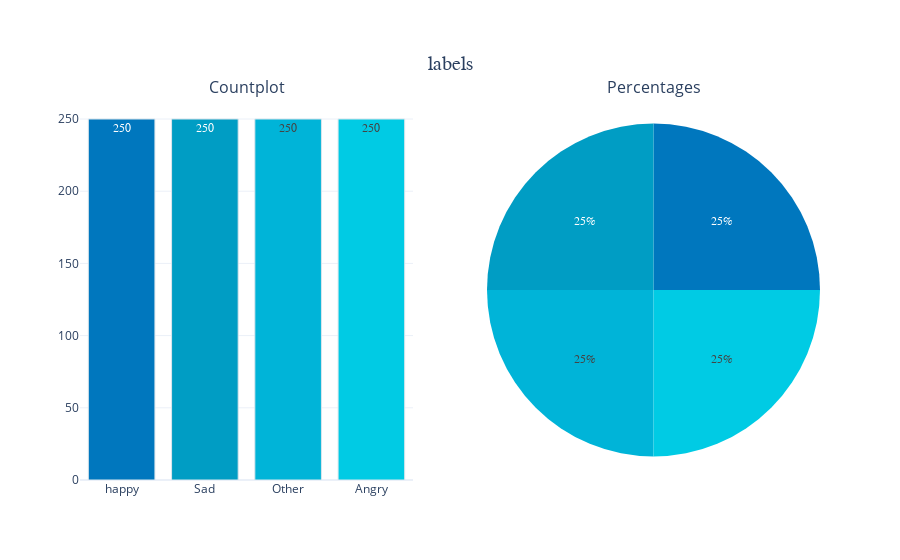

Notebook code for this chart:
### Markdown cell above
<a id="3.6"></a>
### <b>3.6 <span style='color:#B21010'>||</span> Visualize Each Class in the dataset</b>

### Code cell
def cat_summary_with_graph(dataframe, col_name):
    fig = make_subplots(rows=1, cols=2,
                        subplot_titles=('Countplot', 'Percentages'),
                        specs=[[{"type": "xy"}, {'type': 'domain'}]])

    fig.add_trace(go.Bar(y=dataframe[col_name].value_counts().values.tolist(),
                         x=[str(i) for i in dataframe[col_name].value_counts().index],
                         text=dataframe[col_name].value_counts().values.tolist(),
                         textfont=dict(size=12, family='Trebuchet MS'),
                         name=col_name,
                         textposition='auto',
                         showlegend=False,
                         marker=dict(color=colors,
                                     line=dict(color='#DBE6EC',
                                               width=1))),
                  row=1, col=1)

    fig.add_trace(go.Pie(labels=dataframe[col_name].value_counts().keys(),
                         values=dataframe[col_name].value_counts().values,
                         textfont=dict(size=12, family='Trebuchet MS'),
                         textposition='auto',
                         showlegend=False,
                         name=col_name,
                         marker=dict(colors=colors)),
                  row=1, col=2)

    fig.update_layout(title={'text': col_name,
                             'y': 0.9,
                             'x': 0.5,
                             'xanchor': 'center',
                             'yanchor': 'top',
                             'font': dict(size=20, family='Trebuchet MS')},
                      template='plotly_white')

    iplot(fig)
    
    
colors = ['#0077be', '#009dc4', '#00b4d8', '#00cbe4', '#00e3ec', '#00faff']

cat_summary_with_graph(df,'labels')

### Figure 1 — Plotly figure (JSON) as saved in the notebook; plotly's stock layout.template omitted (floating-point values rounded to 4 significant figures)
{"data": [{"marker": {"color": ["#0077be", "#009dc4", "#00b4d8", "#00cbe4", "#00e3ec", "#00faff"], "line": {"color": "#DBE6EC", "width": 1}}, "name": "labels", "showlegend": false, "text": ["250", "250", "250", "250"], "textfont": {"family": "Trebuchet MS", "size": 12}, "textposition": "auto", "type": "bar", "x": ["happy", "Sad", "Other", "Angry"], "xaxis": "x", "y": [250, 250, 250, 250], "yaxis": "y"}, {"domain": {"x": [0.55, 1], "y": [0, 1]}, "labels": ["happy", "Sad", "Other", "Angry"], "marker": {"colors": ["#0077be", "#009dc4", "#00b4d8", "#00cbe4", "#00e3ec", "#00faff"]}, "name": "labels", "showlegend": false, "textfont": {"family": "Trebuchet MS", "size": 12}, "textposition": "auto", "type": "pie", "values": [250, 250, 250, 250]}], "layout": {"annotations": [{"font": {"size": 16}, "showarrow": false, "text": "Countplot", "x": 0.225, "xanchor": "center", "xref": "paper", "y": 1, "yanchor": "bottom", "yref": "paper"}, {"font": {"size": 16}, "showarrow": false, "text": "Percentages", "x": 0.775, "xanchor": "center", "xref": "paper", "y": 1, "yanchor": "bottom", "yref": "paper"}], "title": {"font": {"family": "Trebuchet MS", "size": 20}, "text": "labels", "x": 0.5, "xanchor": "center", "y": 0.9, "yanchor": "top"}, "xaxis": {"anchor": "y", "domain": [0, 0.45]}, "yaxis": {"anchor": "x", "domain": [0, 1]}}}
